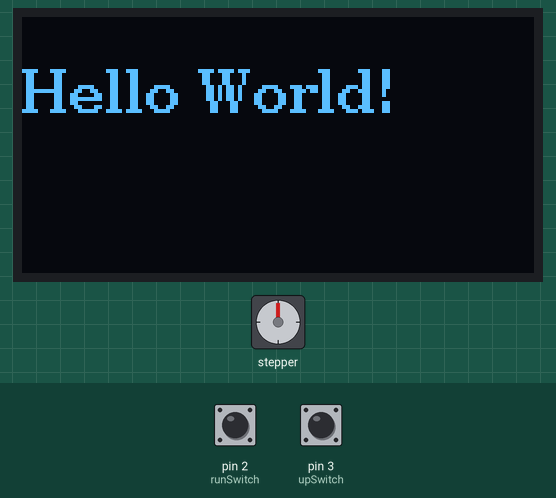
Bench run of a sketch on a simulated Arduino Uno, built with avr-gcc and run on an emulated ATmega328P. On the bench: 128×64 one-colour display, stepper motor. The test bench sets the inputs (shaded band); at power-on: pin 2 (runSwitch) HIGH, pin 3 (upSwitch) HIGH. Stepper angles assume 200 steps per turn.

Above: at 1.2 s.
1.3 s: pin 2 (runSwitch) pulled LOW for 0.15 s
At 1.83 s:
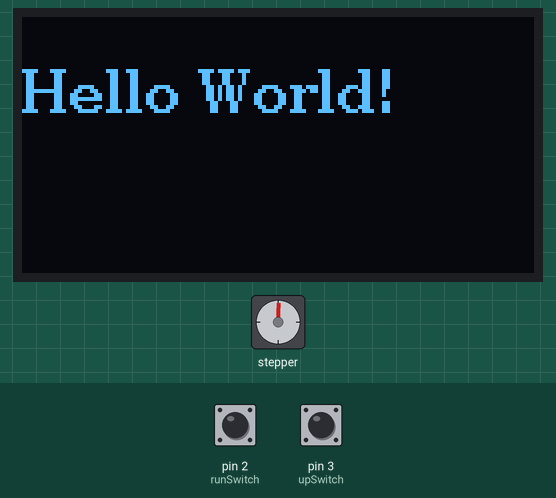
2.0 s: pin 2 (runSwitch) pulled LOW for 1 s
4.5 s: pin 2 (runSwitch) pulled LOW for 0.15 s
At 4.82 s:
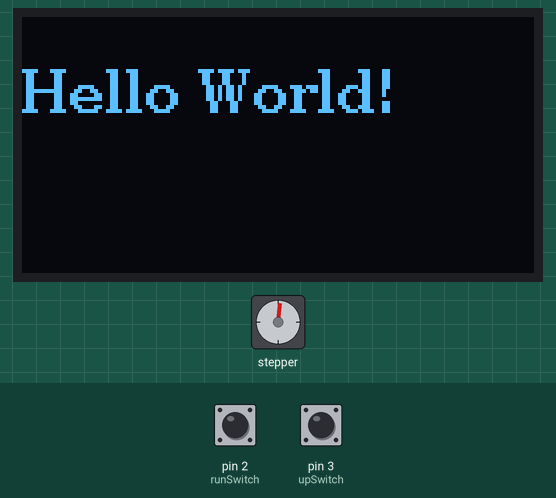
5.2 s: pin 2 (runSwitch) pulled LOW for 3.2 s
9.9 s: pin 2 (runSwitch) pulled LOW for 0.15 s
At 10.21 s:
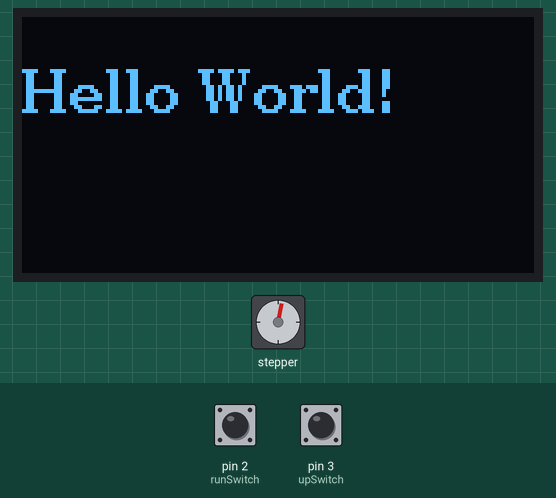
Timing chart, 0 to 22.5 s (numbered marks = the images above; inputs shaded):
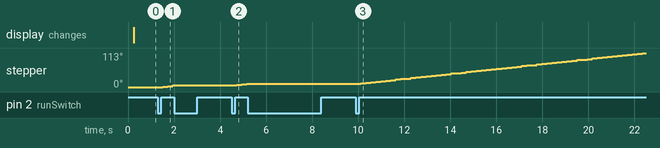

Measured:
- after the input at 2.0 s, stepper: stops changing and stays 5°
- after the input at 5.2 s, stepper: stops changing and stays 10°
- after the input at 9.9 s, stepper: keeps turning clockwise at about 8°/s, starting after 0.20 s

The sketch:

Accelstepper_drive_oled.ino
```cpp
// (licence header left out)
#include <AccelStepper.h>
#include <Arduino.h>
#include <U8g2lib.h>

#ifdef U8X8_HAVE_HW_SPI
#include <SPI.h>
#endif
#ifdef U8X8_HAVE_HW_I2C
#include <Wire.h>
#endif

U8G2_SH1106_128X64_NONAME_1_HW_I2C u8g2(U8G2_R0, /* reset=*/ U8X8_PIN_NONE);

int drive_speed = 200; // initial speed
int speed_step = 100; // value of speed change
int upSwitch = 3;  // Push button for increase motor speed
int downSwitch = 4;  // Push button for slow down the motor
int runSwitch = 2;
boolean setRun = 0;


// Define a stepper and the pins it will use
//AccelStepper stepper; // Defaults to AccelStepper::FULL4WIRE (4 pins) on 2, 3, 4, 5
AccelStepper stepper(1,7,6);


void start_stop (){
    setRun = !setRun;
    u8g2.firstPage();
}

void slower (){
    if (drive_speed > 100){
      drive_speed = drive_speed-speed_step;
    }
    stepper.setSpeed(drive_speed);
}

void faster (){
    if (drive_speed <= (1000-speed_step)){
      drive_speed = drive_speed+speed_step;
    }
    stepper.setSpeed(drive_speed);
}

void setup()
{
  u8g2.begin();
  // Change these to suit your stepper if you want
  stepper.setMaxSpeed(1000);
  stepper.setAcceleration(100);
  //stepper.moveTo(2000);
  stepper.setSpeed(drive_speed);
  attachInterrupt(digitalPinToInterrupt(upSwitch), faster, FALLING);
  attachInterrupt(digitalPinToInterrupt(downSwitch), slower, FALLING);
  attachInterrupt(digitalPinToInterrupt(runSwitch), start_stop, FALLING);
}

void loop()
{
  if (setRun == 1){
    stepper.runSpeed();
  }
      u8g2.firstPage();
      do {
      u8g2.setFont(u8g2_font_ncenB10_tr);
      u8g2.drawStr(0,24,"Hello World!");
    } while ( u8g2.nextPage() );
}
```
